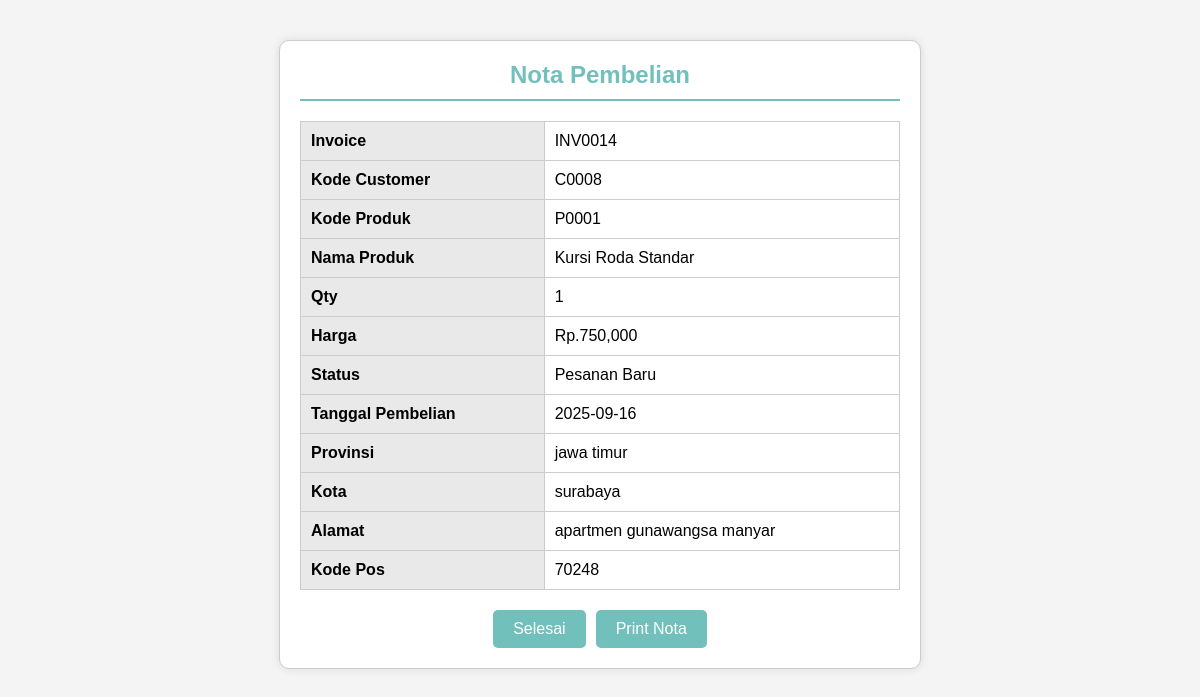
The page /proses/nota.php on the database as committed earlier.
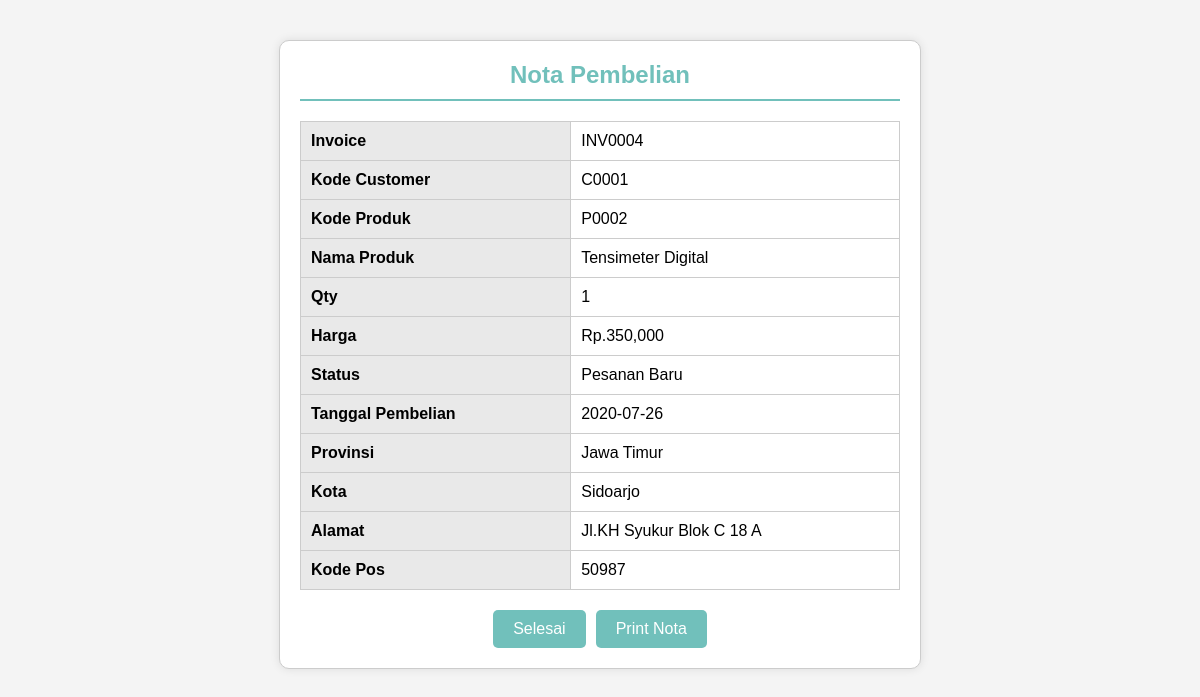
The same page on the database as committed later.
### tables this page shows
CREATE TABLE `pesanan` (
  `id_order` int(11) NOT NULL,
  `invoice` varchar(200) NOT NULL,
  `kode_customer` varchar(200) NOT NULL,
  `kode_produk` varchar(200) NOT NULL,
  `nama_produk` varchar(200) NOT NULL,
  `qty` int(11) NOT NULL,
  `harga` int(11) NOT NULL,
  `status` varchar(200) NOT NULL,
  `tanggal` date NOT NULL,
  `provinsi` varchar(200) NOT NULL,
  `kota` varchar(200) NOT NULL,
  `alamat` varchar(200) NOT NULL,
  `kode_pos` varchar(200) NOT NULL,
  `terima` varchar(200) NOT NULL,
  `tolak` varchar(200) NOT NULL,
  `cek` int(11) NOT NULL
);

### proses/nota.php (the view, shortened to what this page needs)
<?php
include '../koneksi/koneksi.php';
$query = mysqli_query($conn, "SELECT * FROM pesanan ORDER BY invoice DESC LIMIT 1");
$nota = null;
if (mysqli_num_rows($query) > 0) {
    $nota = mysqli_fetch_assoc($query);
}
?>
<!DOCTYPE html>
<html lang="id">
<head>
</head>
<body>
    <div class="container">
        <?php if ($nota) : ?>
            <div class="header">
                <h2>Nota Pembelian</h2>
            </div>
            <div class="invoice-details">
                <table>
                    <tr>
                        <th>Invoice</th>
                        <td><?= $nota['invoice']; ?></td>
                    </tr>
                    <tr>
                        <th>Kode Customer</th>
                        <td><?= $nota['kode_customer']; ?></td>
                    </tr>
                    <tr>
                        <th>Kode Produk</th>
                        <td><?= $nota['kode_produk']; ?></td>
                    </tr>
                    <tr>
                        <th>Nama Produk</th>
                        <td><?= $nota['nama_produk']; ?></td>
                    </tr>
                    <tr>
                        <th>Qty</th>
                        <td><?= $nota['qty']; ?></td>
                    </tr>
                    <tr>
                        <th>Harga</th>
                        <td>Rp.<?= number_format($nota['harga']); ?></td>
                    </tr>
                    <tr>
                        <th>Status</th>
                        <td><?= $nota['status']; ?></td>
                    </tr>
                    <tr>
                        <th>Tanggal Pembelian</th>
                        <td><?= $nota['tanggal']; ?></td>
                    </tr>
                    <tr>
                        <th>Provinsi</th>
                        <td><?= $nota['provinsi']; ?></td>
                    </tr>
                    <tr>
                        <th>Kota</th>
                        <td><?= $nota['kota']; ?></td>
                    </tr>
                    <tr>
                        <th>Alamat</th>
                        <td><?= $nota['alamat']; ?></td>
                    </tr>
                    <tr>
                        <th>Kode Pos</th>
                        <td><?= $nota['kode_pos']; ?></td>
                    </tr>
                </table>
            </div>
            <div class="actions">
                <a href="../Selesai.php" class="btn">Selesai</a>
                <button onclick="window.print()" class="btn">Print Nota</button>
            </div>
        <?php endif; ?>
    </div>
</body>
</html>

Rows that differ between the two databases and show on the page:
removed pesanan: invoice "INV0014", kode_customer "C0008", kode_produk "P0001", nama_produk "Kursi Roda Standar", qty "1", harga "750,000", status "Pesanan Baru", tanggal "2025-09-16", provinsi "jawa timur", kota "surabaya", alamat "apartmen gunawangsa manyar", kode_pos "70248"
now on this page (row edited): pesanan: invoice "INV0004", kode_customer "C0001", kode_produk "P0002", nama_produk "Tensimeter Digital", qty "1", harga "350,000", status "Pesanan Baru", tanggal "2020-07-26", provinsi "Jawa Timur", kota "Sidoarjo", alamat "Jl.KH Syukur Blok C 18 A", kode_pos "50987"
